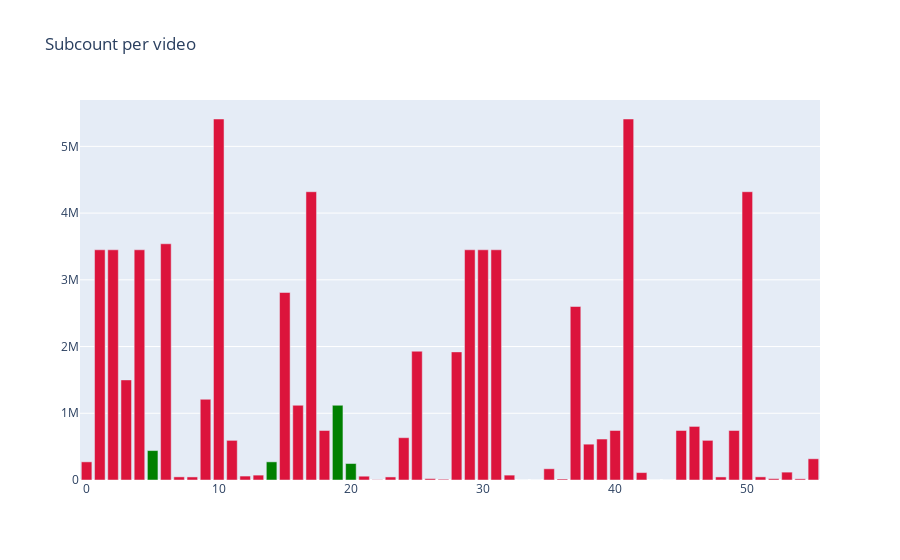

The notebook cell this image was saved under:
### Code cell
import plotly.graph_objects as go

colors = ['lightslategray'] * len(df1)

for i in df1.index:
    if i in list1:
        colors[i] = 'green'
    else:
        colors[i] = 'crimson'

fig = go.Figure(data=[go.Bar(
    x=[i for i in range(len(df1))],
    y=[i for i in df1.Subcount],
    marker_color=colors # marker color can be a single color value or an iterable
)])
fig.update_layout(title_text='Subcount per video')

### Figure 1 — Plotly figure (JSON) as saved in the notebook; plotly's stock layout.template omitted (floating-point values rounded to 4 significant figures)
{"data": [{"marker": {"color": ["crimson", "crimson", "crimson", "crimson", "crimson", "green", "crimson", "crimson", "crimson", "crimson", "crimson", "crimson", "crimson", "crimson", "green", "crimson", "crimson", "crimson", "crimson", "green", "green", "crimson", "crimson", "crimson", "crimson", "crimson", "crimson", "crimson", "crimson", "crimson", "crimson", "crimson", "crimson", "crimson", "green", "crimson", "crimson", "crimson", "crimson", "crimson", "crimson", "crimson", "crimson", "crimson", "crimson", "crimson", "crimson", "crimson", "crimson", "crimson", "crimson", "crimson", "crimson", "crimson", "crimson", "crimson"]}, "type": "bar", "x": [0, 1, 2, 3, 4, 5, 6, 7, 8, 9, 10, 11, 12, 13, 14, 15, 16, 17, 18, 19, 20, 21, 22, 23, 24, 25, 26, 27, 28, 29, 30, 31, 32, 33, 34, 35, 36, 37, 38, 39, 40, 41, 42, 43, 44, 45, 46, 47, 48, 49, 50, 51, 52, 53, 54, 55], "y": [272000, 3450000, 3450000, 1500000, 3450000, 441000, 3540000, 46900, 45800, 1210000, 5410000, 594000, 59000, 73300, 272000, 2810000, 1120000, 4320000, 742000, 1120000, 247000, 57000, 4200, 45800, 634000, 1930000, 20500, 11200, 1920000, 3450000, 3450000, 3450000, 73300, 1, 1, 168000, 14900, 2600000, 537000, 614000, 742000, 5410000, 111000, 1, 1, 742000, 803000, 594000, 45800, 742000, 4320000, 46900, 20300, 118000, 17500, 318000]}], "layout": {"title": {"text": "Subcount per video"}}}
